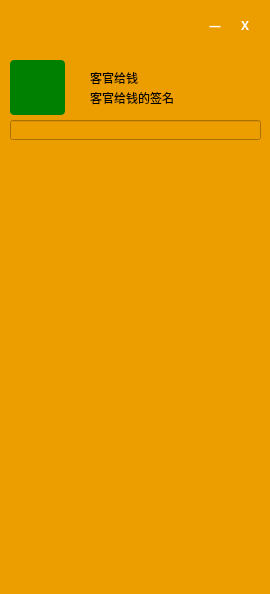
<?xml version="1.0" encoding="UTF-8"?>
<ui version="4.0">
 <class>FriendDialog</class>
 <widget class="QDialog" name="FriendDialog">
  <property name="geometry">
   <rect>
    <x>0</x>
    <y>0</y>
    <width>270</width>
    <height>594</height>
   </rect>
  </property>
  <property name="windowTitle">
   <string>Dialog</string>
  </property>
  <property name="styleSheet">
   <string notr="true">background-color: rgb(236, 157, 0);</string>
  </property>
  <widget class="QLabel" name="label">
   <property name="geometry">
    <rect>
     <x>90</x>
     <y>70</y>
     <width>121</width>
     <height>16</height>
    </rect>
   </property>
   <property name="text">
    <string>客官给钱</string>
   </property>
  </widget>
  <widget class="QLabel" name="label_2">
   <property name="geometry">
    <rect>
     <x>90</x>
     <y>90</y>
     <width>141</width>
     <height>16</height>
    </rect>
   </property>
   <property name="text">
    <string>客官给钱的签名</string>
   </property>
  </widget>
  <widget class="QLabel" name="photoLabel">
   <property name="geometry">
    <rect>
     <x>10</x>
     <y>60</y>
     <width>55</width>
     <height>55</height>
    </rect>
   </property>
   <property name="cursor">
    <cursorShape>OpenHandCursor</cursorShape>
   </property>
   <property name="styleSheet">
    <string notr="true">QLabel{
	image: url(:/images/touxiang01.jpg);
  background-color:green;
  border-radius:4px;
}
QLabel:hover{
   border:2px solid rgb(12, 255, 235);
}</string>
   </property>
   <property name="text">
    <string/>
   </property>
  </widget>
  <widget class="QLineEdit" name="lineEdit">
   <property name="geometry">
    <rect>
     <x>10</x>
     <y>120</y>
     <width>251</width>
     <height>20</height>
    </rect>
   </property>
  </widget>
  <widget class="QWidget" name="layoutWidget">
   <property name="geometry">
    <rect>
     <x>10</x>
     <y>150</y>
     <width>251</width>
     <height>41</height>
    </rect>
   </property>
   <layout class="QHBoxLayout" name="horizontalLayout">
    <item>
     <widget class="QLabel" name="label_3">
      <property name="styleSheet">
       <string notr="true">QLabel{
image: url(:/images/icon_contacts_normal.png);
}
QLabel:hover{
image: url(:/images/icon_contacts_selected.png);
}</string>
      </property>
      <property name="text">
       <string/>
      </property>
     </widget>
    </item>
    <item>
     <widget class="QLabel" name="label_4">
      <property name="styleSheet">
       <string notr="true">QLabel{
image: url(:/images/icon_group_normal.png);
}
QLabel:hover{
image: url(:/images/icon_group_selected.png);
}</string>
      </property>
      <property name="text">
       <string/>
      </property>
     </widget>
    </item>
    <item>
     <widget class="QLabel" name="label_5">
      <property name="styleSheet">
       <string notr="true">QLabel{
image: url(:/images/icon_last_normal.png);
}
QLabel:hover{
image: url(:/images/icon_last_selected.png);
}</string>
      </property>
      <property name="text">
       <string/>
      </property>
     </widget>
    </item>
   </layout>
  </widget>
  <widget class="QWidget" name="verticalLayoutWidget">
   <property name="geometry">
    <rect>
     <x>10</x>
     <y>200</y>
     <width>251</width>
     <height>381</height>
    </rect>
   </property>
   <layout class="QVBoxLayout" name="friendAreaLayout"/>
  </widget>
  <widget class="MyLabel" name="myLabel">
   <property name="geometry">
    <rect>
     <x>200</x>
     <y>10</y>
     <width>30</width>
     <height>30</height>
    </rect>
   </property>
   <property name="font">
    <font>
     <family>微软雅黑</family>
     <weight>75</weight>
     <bold>true</bold>
    </font>
   </property>
   <property name="styleSheet">
    <string notr="true">QLabel{
  
   color:white;
}
QLabel:hover{
  background-color:rgb(212, 64, 39);
  color:rgb(255, 255, 255);
  border-top-right-radius:4px;
}</string>
   </property>
   <property name="text">
    <string>—</string>
   </property>
   <property name="alignment">
    <set>Qt::AlignCenter</set>
   </property>
  </widget>
  <widget class="MyLabel" name="myLabel_2">
   <property name="geometry">
    <rect>
     <x>230</x>
     <y>10</y>
     <width>30</width>
     <height>30</height>
    </rect>
   </property>
   <property name="font">
    <font>
     <family>微软雅黑</family>
     <weight>75</weight>
     <bold>true</bold>
    </font>
   </property>
   <property name="styleSheet">
    <string notr="true">QLabel{
  
   color:white;
}
QLabel:hover{
  background-color:rgb(212, 64, 39);
  color:rgb(255, 255, 255);
  border-top-right-radius:4px;
}</string>
   </property>
   <property name="text">
    <string>X</string>
   </property>
   <property name="alignment">
    <set>Qt::AlignCenter</set>
   </property>
  </widget>
 </widget>
 <customwidgets>
  <customwidget>
   <class>MyLabel</class>
   <extends>QLabel</extends>
   <header>mylabel.h</header>
  </customwidget>
 </customwidgets>
 <resources/>
 <connections/>
</ui>
